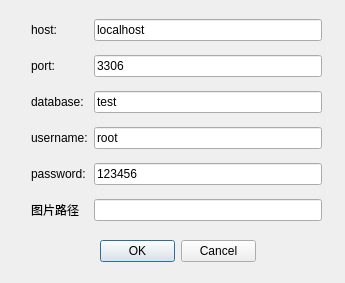
<?xml version="1.0" encoding="UTF-8"?>
<ui version="4.0">
 <class>Dialog</class>
 <widget class="QDialog" name="Dialog">
  <property name="geometry">
   <rect>
    <x>0</x>
    <y>0</y>
    <width>345</width>
    <height>283</height>
   </rect>
  </property>
  <property name="sizePolicy">
   <sizepolicy hsizetype="Fixed" vsizetype="Fixed">
    <horstretch>0</horstretch>
    <verstretch>0</verstretch>
   </sizepolicy>
  </property>
  <property name="windowTitle">
   <string>Dialog</string>
  </property>
  <widget class="QDialogButtonBox" name="buttonBox">
   <property name="geometry">
    <rect>
     <x>100</x>
     <y>240</y>
     <width>156</width>
     <height>23</height>
    </rect>
   </property>
   <property name="standardButtons">
    <set>QDialogButtonBox::Cancel|QDialogButtonBox::Ok</set>
   </property>
  </widget>
  <widget class="QWidget" name="layoutWidget">
   <property name="geometry">
    <rect>
     <x>31</x>
     <y>11</y>
     <width>291</width>
     <height>221</height>
    </rect>
   </property>
   <layout class="QGridLayout" name="gridLayout">
    <item row="0" column="0">
     <widget class="QLabel" name="label">
      <property name="text">
       <string>host:</string>
      </property>
      <property name="buddy">
       <cstring>hostedit</cstring>
      </property>
     </widget>
    </item>
    <item row="0" column="1">
     <widget class="QLineEdit" name="hostedit">
      <property name="text">
       <string>localhost</string>
      </property>
     </widget>
    </item>
    <item row="1" column="0">
     <widget class="QLabel" name="label_2">
      <property name="text">
       <string>port:</string>
      </property>
      <property name="buddy">
       <cstring>portedit</cstring>
      </property>
     </widget>
    </item>
    <item row="1" column="1">
     <widget class="QLineEdit" name="portedit">
      <property name="text">
       <string>3306</string>
      </property>
     </widget>
    </item>
    <item row="2" column="0">
     <widget class="QLabel" name="label_3">
      <property name="text">
       <string>database:</string>
      </property>
      <property name="buddy">
       <cstring>databaseedit</cstring>
      </property>
     </widget>
    </item>
    <item row="2" column="1">
     <widget class="QLineEdit" name="databaseedit">
      <property name="text">
       <string>test</string>
      </property>
     </widget>
    </item>
    <item row="3" column="0">
     <widget class="QLabel" name="label_4">
      <property name="text">
       <string>username:</string>
      </property>
      <property name="buddy">
       <cstring>usernameedit</cstring>
      </property>
     </widget>
    </item>
    <item row="3" column="1">
     <widget class="QLineEdit" name="usernameedit">
      <property name="text">
       <string>root</string>
      </property>
     </widget>
    </item>
    <item row="4" column="0">
     <widget class="QLabel" name="label_5">
      <property name="text">
       <string>password:</string>
      </property>
      <property name="buddy">
       <cstring>pwedit</cstring>
      </property>
     </widget>
    </item>
    <item row="4" column="1">
     <widget class="QLineEdit" name="pwedit">
      <property name="text">
       <string>123456</string>
      </property>
     </widget>
    </item>
    <item row="5" column="0">
     <widget class="QLabel" name="label_6">
      <property name="text">
       <string>图片路径</string>
      </property>
      <property name="buddy">
       <cstring>pathEdit</cstring>
      </property>
     </widget>
    </item>
    <item row="5" column="1">
     <widget class="QLineEdit" name="pathEdit"/>
    </item>
   </layout>
  </widget>
 </widget>
 <resources/>
 <connections>
  <connection>
   <sender>buttonBox</sender>
   <signal>accepted()</signal>
   <receiver>Dialog</receiver>
   <slot>accept()</slot>
   <hints>
    <hint type="sourcelabel">
     <x>117</x>
     <y>248</y>
    </hint>
    <hint type="destinationlabel">
     <x>60</x>
     <y>236</y>
    </hint>
   </hints>
  </connection>
  <connection>
   <sender>buttonBox</sender>
   <signal>rejected()</signal>
   <receiver>Dialog</receiver>
   <slot>reject()</slot>
   <hints>
    <hint type="sourcelabel">
     <x>241</x>
     <y>251</y>
    </hint>
    <hint type="destinationlabel">
     <x>294</x>
     <y>229</y>
    </hint>
   </hints>
  </connection>
 </connections>
</ui>
